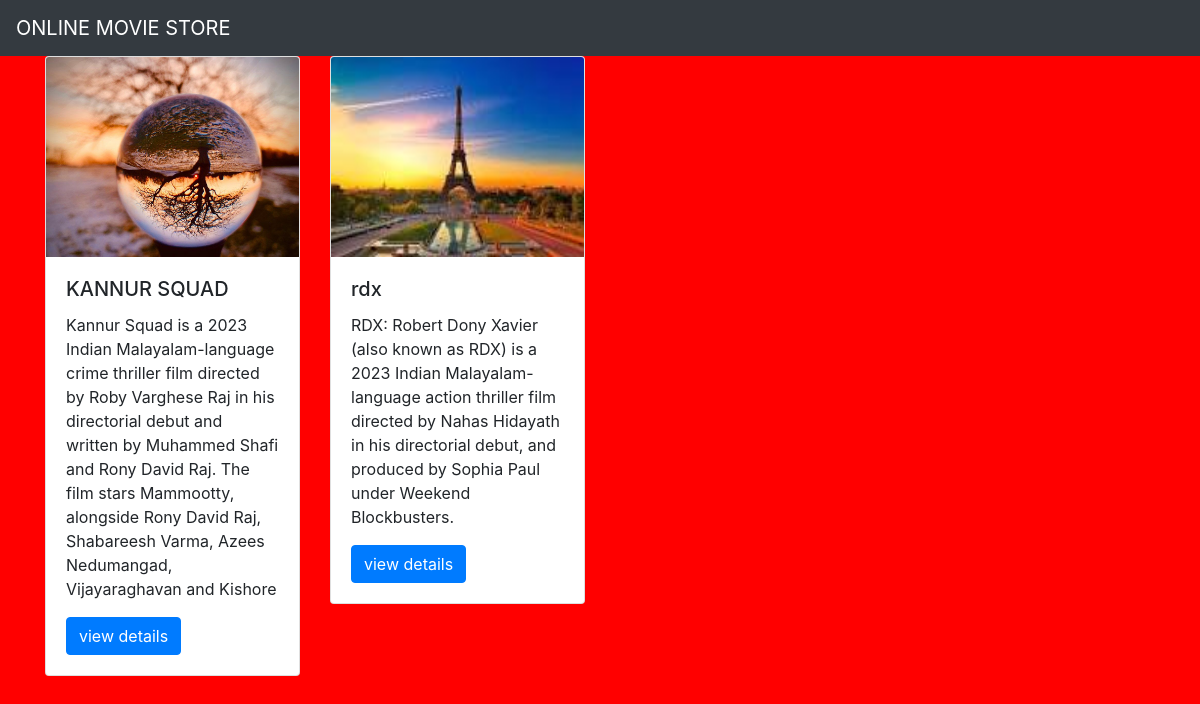
The page / on the database its author committed.
### movieapp/models.py (models this page shows, shortened)
class Movie(models.Model):
    objects = None
    name = models.CharField(max_length=250)
    desc = models.TextField()
    year = models.IntegerField()
    img = models.ImageField(upload_to='gallary')

### movieapp/views.py (the view)
# urls.py: path('', views.index, name='index'),
def index(request):
    movie = Movie.objects.all()
    context = {
        'movie_list': movie
    }
    return render(request, 'index.html', context)

### templates/index.html
{% extends  'base.html' %}
{% block body %}
<div class="container">
    <div class="row">
        {% for i in movie_list %}
        <div class="col-md-3">
          <div class="card">
  <img src="{{i.img.url}}" class="card-img-top" alt=" " height="200" >
  <div class="card-body">
    <h5 class="card-title">{{i.name}}</h5>
    <p class="card-text"> {{i.desc}}</p>
    <a href="{% url 'movieapp:detail' i.id %}" class="btn btn-primary">view details</a>
  </div>
</div>
        </div>
        {% endfor %}
    </div>
</div>
{% endblock %}

### templates/base.html (shortened to what this page needs)
{% load static %}
<!DOCTYPE html>
<html lang="en">
<head>
    <link rel="stylesheet" href="https://cdn.jsdelivr.net/npm/bootstrap@4.0.0/dist/css/bootstrap.min.css">
    <link rel="stylesheet" href="{% static  'style.css' %}">
</head>
<body>
<nav class="navbar navbar-dark bg-dark">
  <a class="navbar-brand" href="#">
    ONLINE MOVIE STORE
  </a>
</nav>
{% block body %}
{% endblock %}
</body>
</html>

### static/style.css (style rules this page uses)
body { background-color:red; }

### rows shown on the page
Movie: img (picture), name "KANNUR SQUAD", desc "Kannur Squad is a 2023 Indian Malayalam-language crime thriller film directed by Roby Varghese Raj in his directorial debut and written by Muhammed Shafi and Rony David Raj. The film stars Mammootty, alongside Rony David Raj, Shabareesh Varma, Azees Nedumangad, Vijayaraghavan and Kishore"
Movie: img (picture), name "rdx", desc "RDX: Robert Dony Xavier (also known as RDX) is a 2023 Indian Malayalam-language action thriller film directed by Nahas Hidayath in his directorial debut, and produced by Sophia Paul under Weekend Blockbusters."
